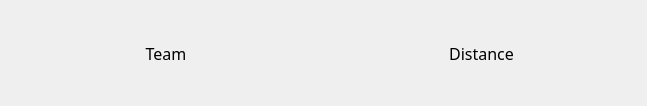
<?xml version="1.0" encoding="UTF-8"?>
<ui version="4.0">
 <class>W_TeamDistanceListClass</class>
 <widget class="QWidget" name="W_TeamDistanceListClass">
  <property name="geometry">
   <rect>
    <x>0</x>
    <y>0</y>
    <width>647</width>
    <height>106</height>
   </rect>
  </property>
  <property name="windowTitle">
   <string>W_TeamDistanceList</string>
  </property>
  <layout class="QHBoxLayout" name="horizontalLayout_2">
   <item>
    <layout class="QHBoxLayout" name="horizontalLayout">
     <item>
      <widget class="QLabel" name="L_Distance">
       <property name="font">
        <font>
         <family>Yu Gothic Medium</family>
         <pointsize>12</pointsize>
        </font>
       </property>
       <property name="text">
        <string>Team</string>
       </property>
       <property name="alignment">
        <set>Qt::AlignCenter</set>
       </property>
      </widget>
     </item>
     <item>
      <widget class="QLabel" name="L_TeamName">
       <property name="font">
        <font>
         <family>Yu Gothic Medium</family>
         <pointsize>12</pointsize>
        </font>
       </property>
       <property name="text">
        <string>Distance</string>
       </property>
       <property name="alignment">
        <set>Qt::AlignCenter</set>
       </property>
      </widget>
     </item>
    </layout>
   </item>
  </layout>
 </widget>
 <layoutdefault spacing="6" margin="11"/>
 <resources/>
 <connections/>
</ui>
